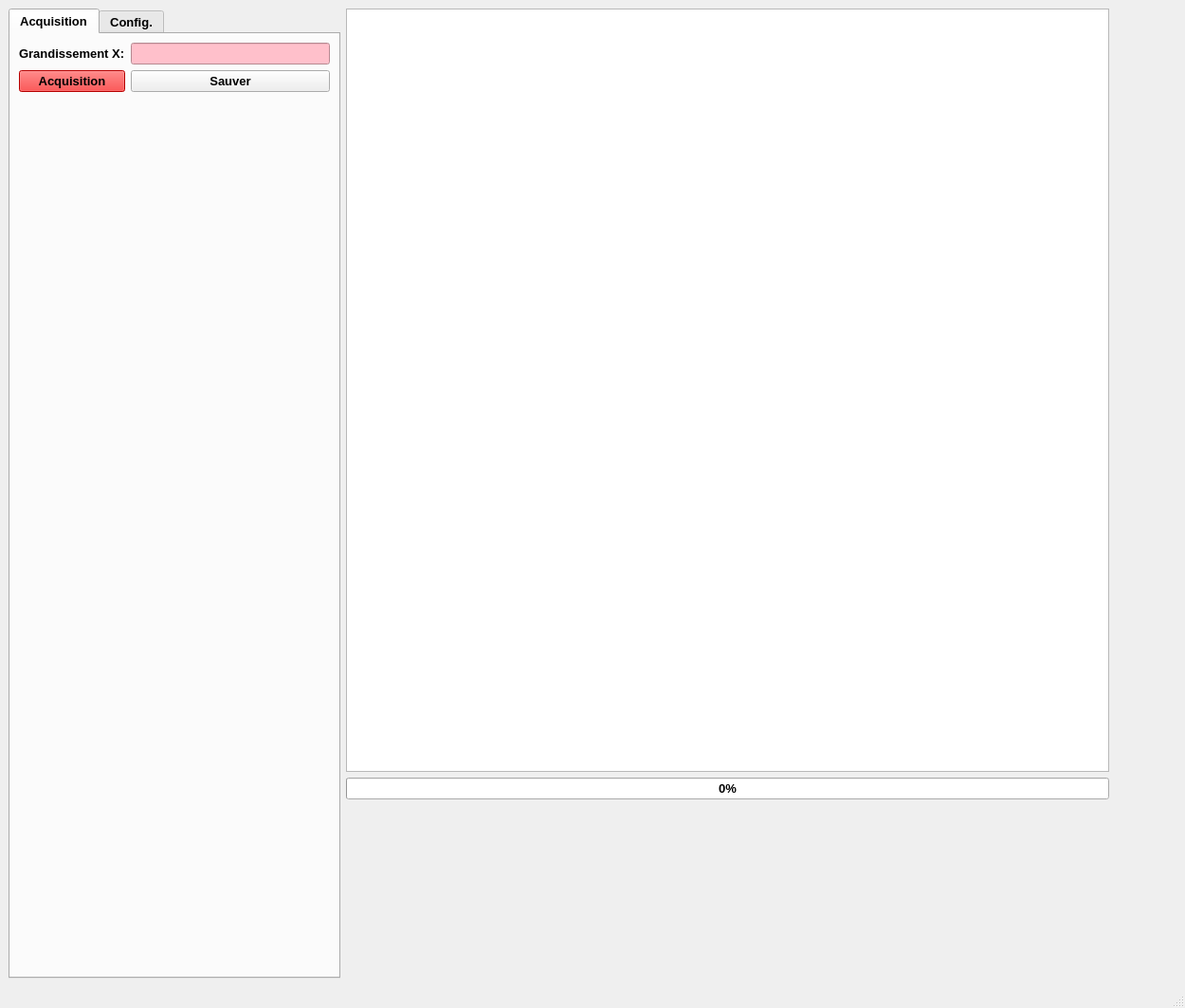
<?xml version="1.0" encoding="UTF-8"?>
<ui version="4.0">
 <class>MainWindow</class>
 <widget class="QMainWindow" name="MainWindow">
  <property name="geometry">
   <rect>
    <x>0</x>
    <y>0</y>
    <width>1250</width>
    <height>1063</height>
   </rect>
  </property>
  <property name="font">
   <font>
    <pointsize>10</pointsize>
    <kerning>true</kerning>
   </font>
  </property>
  <property name="windowTitle">
   <string>MebAcq 2022</string>
  </property>
  <widget class="QWidget" name="centralwidget">
   <layout class="QGridLayout" name="gridLayout_3">
    <item row="0" column="1">
     <spacer name="horizontalSpacer">
      <property name="orientation">
       <enum>Qt::Horizontal</enum>
      </property>
      <property name="sizeHint" stdset="0">
       <size>
        <width>40</width>
        <height>20</height>
       </size>
      </property>
     </spacer>
    </item>
    <item row="0" column="0">
     <layout class="QHBoxLayout" name="horizontalLayout_2">
      <item>
       <widget class="QTabWidget" name="tabWidget">
        <property name="enabled">
         <bool>true</bool>
        </property>
        <property name="font">
         <font>
          <weight>75</weight>
          <bold>true</bold>
         </font>
        </property>
        <property name="currentIndex">
         <number>0</number>
        </property>
        <widget class="QWidget" name="tab">
         <attribute name="title">
          <string>Acquisition</string>
         </attribute>
         <layout class="QGridLayout" name="gridLayout">
          <item row="0" column="0">
           <layout class="QGridLayout" name="gridLayout_2">
            <item row="0" column="0">
             <widget class="QLabel" name="label">
              <property name="text">
               <string>Grandissement X:</string>
              </property>
             </widget>
            </item>
            <item row="0" column="1">
             <widget class="QLineEdit" name="Grandissement">
              <property name="font">
               <font>
                <pointsize>10</pointsize>
                <weight>75</weight>
                <bold>true</bold>
               </font>
              </property>
              <property name="styleSheet">
               <string notr="true">background-color : Pink</string>
              </property>
             </widget>
            </item>
            <item row="1" column="1">
             <widget class="QPushButton" name="Sauver">
              <property name="text">
               <string>Sauver</string>
              </property>
             </widget>
            </item>
            <item row="7" column="0">
             <spacer name="verticalSpacer">
              <property name="orientation">
               <enum>Qt::Vertical</enum>
              </property>
              <property name="sizeHint" stdset="0">
               <size>
                <width>20</width>
                <height>40</height>
               </size>
              </property>
             </spacer>
            </item>
            <item row="1" column="0">
             <widget class="QPushButton" name="Acquerir">
              <property name="font">
               <font>
                <pointsize>10</pointsize>
                <weight>75</weight>
                <bold>true</bold>
               </font>
              </property>
              <property name="styleSheet">
               <string notr="true">background-color : Red</string>
              </property>
              <property name="text">
               <string>Acquisition</string>
              </property>
             </widget>
            </item>
            <item row="2" column="0">
             <spacer name="verticalSpacer_2">
              <property name="orientation">
               <enum>Qt::Vertical</enum>
              </property>
              <property name="sizeType">
               <enum>QSizePolicy::Fixed</enum>
              </property>
              <property name="sizeHint" stdset="0">
               <size>
                <width>20</width>
                <height>700</height>
               </size>
              </property>
             </spacer>
            </item>
           </layout>
          </item>
         </layout>
        </widget>
        <widget class="QWidget" name="tab_2">
         <attribute name="title">
          <string>Config.</string>
         </attribute>
         <layout class="QGridLayout" name="gridLayout_7">
          <item row="0" column="0">
           <layout class="QGridLayout" name="gridLayout_6">
            <item row="8" column="0">
             <widget class="QLabel" name="label_2">
              <property name="text">
               <string>Temps d' Acquisition(s):</string>
              </property>
             </widget>
            </item>
            <item row="12" column="0">
             <widget class="QLabel" name="label_9">
              <property name="text">
               <string>Y:</string>
              </property>
             </widget>
            </item>
            <item row="6" column="0">
             <widget class="Line" name="line_2">
              <property name="orientation">
               <enum>Qt::Horizontal</enum>
              </property>
             </widget>
            </item>
            <item row="12" column="1">
             <widget class="QLineEdit" name="pos_y"/>
            </item>
            <item row="2" column="1">
             <widget class="QComboBox" name="AOchanH">
              <property name="currentText">
               <string>Dev1/ao0</string>
              </property>
              <item>
               <property name="text">
                <string>Dev1/ao0</string>
               </property>
              </item>
              <item>
               <property name="text">
                <string>Dev1/ao1</string>
               </property>
              </item>
             </widget>
            </item>
            <item row="5" column="0">
             <widget class="QLabel" name="label_15">
              <property name="text">
               <string>Paramétres Image:</string>
              </property>
             </widget>
            </item>
            <item row="13" column="1">
             <widget class="QLineEdit" name="Distance"/>
            </item>
            <item row="8" column="1">
             <widget class="QComboBox" name="Temps">
              <item>
               <property name="text">
                <string>5</string>
               </property>
              </item>
              <item>
               <property name="text">
                <string>10</string>
               </property>
              </item>
             </widget>
            </item>
            <item row="13" column="0">
             <widget class="QLabel" name="label_10">
              <property name="text">
               <string>Distance microns: </string>
              </property>
             </widget>
            </item>
            <item row="14" column="0">
             <widget class="QLabel" name="label_11">
              <property name="text">
               <string>Distance pixels:</string>
              </property>
             </widget>
            </item>
            <item row="7" column="0">
             <widget class="QLabel" name="label_7">
              <property name="text">
               <string>Resolution (niv.gris)</string>
              </property>
             </widget>
            </item>
            <item row="9" column="0">
             <widget class="QLabel" name="label_16">
              <property name="text">
               <string>Calibration Balayages:</string>
              </property>
             </widget>
            </item>
            <item row="3" column="1">
             <widget class="QComboBox" name="AOchanV">
              <item>
               <property name="text">
                <string>Dev1/ao1</string>
               </property>
              </item>
              <item>
               <property name="text">
                <string>Dev1/ao0</string>
               </property>
              </item>
             </widget>
            </item>
            <item row="14" column="1">
             <widget class="QLineEdit" name="lineEditDistance_pix"/>
            </item>
            <item row="4" column="1">
             <widget class="QComboBox" name="AIchan">
              <item>
               <property name="text">
                <string>Dev1/ai0</string>
               </property>
              </item>
              <item>
               <property name="text">
                <string>Dev1/ai1</string>
               </property>
              </item>
              <item>
               <property name="text">
                <string>Dev1/ai2</string>
               </property>
              </item>
              <item>
               <property name="text">
                <string>Dev1/ai3</string>
               </property>
              </item>
              <item>
               <property name="text">
                <string>Dev1/ai4</string>
               </property>
              </item>
              <item>
               <property name="text">
                <string>Dev1/ai5</string>
               </property>
              </item>
              <item>
               <property name="text">
                <string>Dev1/ai6</string>
               </property>
              </item>
              <item>
               <property name="text">
                <string>Dev1/ai7</string>
               </property>
              </item>
             </widget>
            </item>
            <item row="3" column="0">
             <widget class="QLabel" name="label_5">
              <property name="text">
               <string>AO (Balayage Vertical)</string>
              </property>
             </widget>
            </item>
            <item row="15" column="0">
             <widget class="QLabel" name="label_17">
              <property name="font">
               <font>
                <pointsize>6</pointsize>
               </font>
              </property>
              <property name="text">
               <string>Modifier self.size_hole_grid et self.size_hole_image</string>
              </property>
             </widget>
            </item>
            <item row="1" column="0">
             <widget class="Line" name="line">
              <property name="orientation">
               <enum>Qt::Horizontal</enum>
              </property>
             </widget>
            </item>
            <item row="0" column="0">
             <widget class="QLabel" name="label_14">
              <property name="text">
               <string>Voies Carte Acquisition:</string>
              </property>
             </widget>
            </item>
            <item row="11" column="1">
             <widget class="QLineEdit" name="pos_x"/>
            </item>
            <item row="10" column="0">
             <widget class="Line" name="line_3">
              <property name="orientation">
               <enum>Qt::Horizontal</enum>
              </property>
             </widget>
            </item>
            <item row="2" column="0">
             <widget class="QLabel" name="label_4">
              <property name="text">
               <string>AO (Balayage Horizontal)</string>
              </property>
             </widget>
            </item>
            <item row="7" column="1">
             <widget class="QComboBox" name="Nuance">
              <item>
               <property name="text">
                <string>512</string>
               </property>
              </item>
              <item>
               <property name="text">
                <string>1024</string>
               </property>
              </item>
             </widget>
            </item>
            <item row="17" column="0">
             <spacer name="verticalSpacer_3">
              <property name="orientation">
               <enum>Qt::Vertical</enum>
              </property>
              <property name="sizeHint" stdset="0">
               <size>
                <width>20</width>
                <height>40</height>
               </size>
              </property>
             </spacer>
            </item>
            <item row="11" column="0">
             <widget class="QLabel" name="label_8">
              <property name="text">
               <string>X:</string>
              </property>
             </widget>
            </item>
            <item row="4" column="0">
             <widget class="QLabel" name="label_6">
              <property name="text">
               <string>Entrée Analogique</string>
              </property>
             </widget>
            </item>
           </layout>
          </item>
         </layout>
        </widget>
       </widget>
      </item>
      <item>
       <layout class="QVBoxLayout" name="verticalLayout_3">
        <item>
         <widget class="QGraphicsView" name="graphicsView">
          <property name="sizePolicy">
           <sizepolicy hsizetype="Maximum" vsizetype="Maximum">
            <horstretch>0</horstretch>
            <verstretch>0</verstretch>
           </sizepolicy>
          </property>
          <property name="minimumSize">
           <size>
            <width>805</width>
            <height>805</height>
           </size>
          </property>
         </widget>
        </item>
        <item>
         <widget class="QProgressBar" name="progressBar">
          <property name="font">
           <font>
            <weight>75</weight>
            <bold>true</bold>
           </font>
          </property>
          <property name="layoutDirection">
           <enum>Qt::LeftToRight</enum>
          </property>
          <property name="value">
           <number>0</number>
          </property>
          <property name="orientation">
           <enum>Qt::Horizontal</enum>
          </property>
         </widget>
        </item>
        <item>
         <spacer name="verticalSpacer_4">
          <property name="orientation">
           <enum>Qt::Vertical</enum>
          </property>
          <property name="sizeHint" stdset="0">
           <size>
            <width>20</width>
            <height>40</height>
           </size>
          </property>
         </spacer>
        </item>
       </layout>
      </item>
     </layout>
    </item>
   </layout>
  </widget>
  <widget class="QMenuBar" name="menubar">
   <property name="geometry">
    <rect>
     <x>0</x>
     <y>0</y>
     <width>1250</width>
     <height>21</height>
    </rect>
   </property>
  </widget>
  <widget class="QStatusBar" name="statusbar"/>
 </widget>
 <resources/>
 <connections/>
</ui>
